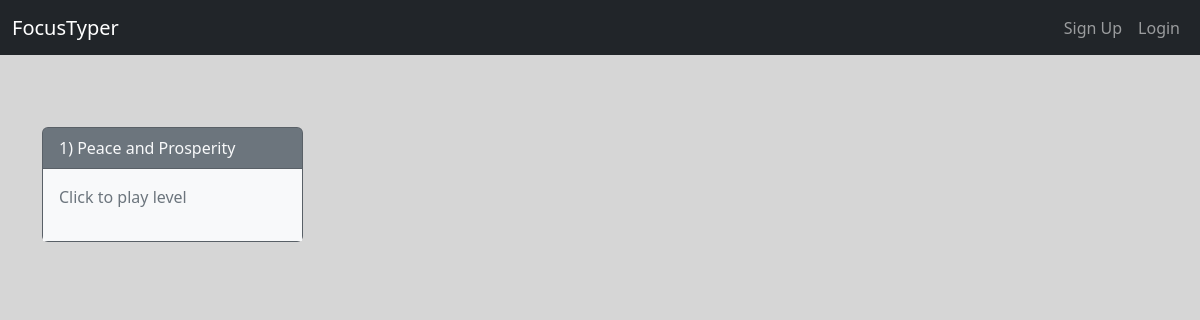
The app's page /, older data.
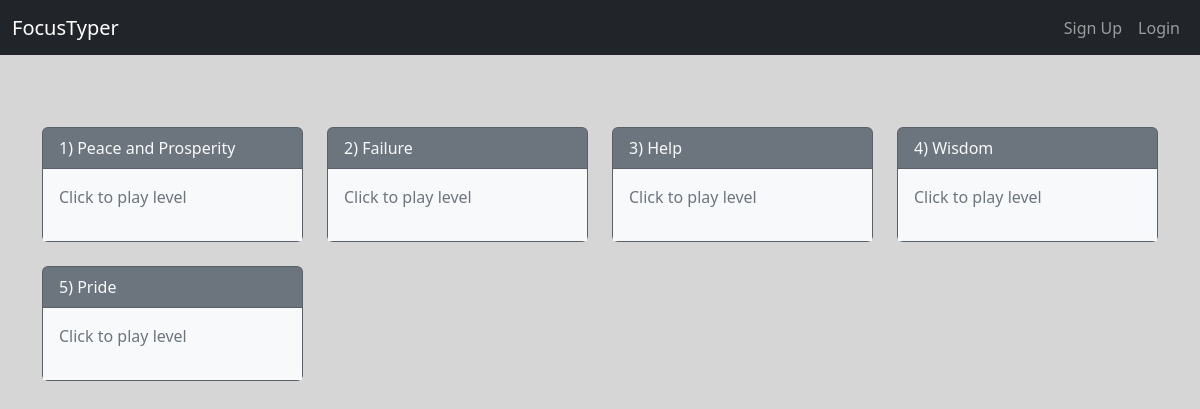
The same page, newer data.
### home/models.py (models this page shows, shortened)
class Level(models.Model):
    level_number = models.IntegerField(unique=True, default=None)
    level_title = models.CharField(max_length=50)
    level_text = models.CharField(max_length=500)

### home/views.py (the view)
# urls.py: 2. Add a URL to urlpatterns:  path('', views.home, name='home')
def home(request):
    levels = Level.objects.all()
    records = []
    user = request.user
    for level in levels:
        if user.is_authenticated:
            try:
                record = User_Level_Record.objects.get(level=level, user=user)
                records.append({'level': level, 'record': record})
            except User_Level_Record.DoesNotExist:
                records.append({'level': level, 'record': None})
        else:
            records.append({'level': level, 'record': None})
    context = {
        'records':records
    }
    return render(request, 'home.html', context)

### home/templates/home.html
{% extends 'base.html' %}
{% block content %}
	{% include 'navbar.html' %}
	<div class="container">
		<br><br><br>
		<div class="row row-cols-1 row-cols-md-4 g-4">
			{% for record in records %}
				<div class="col">
					<a href="{% url 'play' record.level.level_number %}" class="text-decoration-none">
						<div class="card text-bg-secondary mb-3 h-100">
							<div class="card-header bg-secondary text-light">
								{{record.level.level_number}}) {{record.level.level_title}}
							</div>
							<div class="card-body bg-light text-secondary">
								{% if record.record %}
									<div class="card-text">Score: {{ record.record.score }}</div>
									<div class="card-text">Speed: {{ record.record.speed }} wpm</div>
									<div class="card-text">Accuracy: {{ record.record.accuracy }}%</div>
									<div class="card-text">Focus: {{ record.record.focus }}%</div>
								{% else %}
									<div class="card-text">Click to play level</div>
								{% endif %}
							</div>
						</div>
					</a>
				</div>
			{% endfor %}
		</div>
	</div>
{% endblock %}

### home/templates/base.html (shortened to what this page needs)
{% load static %}
<!DOCTYPE html>
<html lang="en" style="height: 100%">
	<head>
		<link
			href="https://cdn.jsdelivr.net/npm/bootstrap@5.3.0-alpha3/dist/css/bootstrap.min.css"
			rel="stylesheet"
		/>
		<link rel="stylesheet" href="{% static 'css/play.css' %}">
		<link rel="stylesheet" href="{% static 'css/login.css' %}">
		<link rel="stylesheet" href="{% static 'css/navbar.css' %}">
		<link rel="stylesheet" href="{% static 'css/register.css' %}">
	</head>
	<body>
			{% block content %}
      		{% endblock %}
	</body>
</html>

### home/templates/navbar.html
<nav class="navbar navbar-expand bg-dark navbar-dark">
	<div class="container-fluid">
		<a class="navbar-brand" href="{% url 'home' %}">FocusTyper</a>
		<div class="justify-content-end" id="navbarNav">
			{% if user.is_authenticated %}
			<ul class="navbar-nav">
				<li class="nav-item dropdown">
					<a class="nav-link dropdown-toggle" role="button" data-bs-toggle="dropdown" aria-expanded="false">
						{{user.username}}
					</a>
					<ul class="dropdown-menu dropdown-menu-end">
						<li><a class="dropdown-item" href="{% url 'logout' %}">Logout</a></li>
					</ul>
				</li>
			</ul>
			{% else %}
			<ul class="navbar-nav">
				<li class="nav-item">
					<a class="nav-link" href="{% url 'register' %}">Sign Up</a>
				</li>
				<li class="nav-item">
					<a class="nav-link" href="{% url 'login' %}">Login</a>
				</li>
			</ul>
			{% endif %}
		</div>
	</div>
</nav>

### home/static/css/play.css (style rules this page uses)
html, body { height: 100vh; background-color: rgb(214, 214, 214); font-size: 16px; }
nav { height: 55px; }

Row changes from the older to the newer data that the page shows:
added Level: level.level_number "2", level.level_title "Failure"
added Level: level.level_number "3", level.level_title "Help"
added Level: level.level_number "4", level.level_title "Wisdom"
added Level: level.level_number "5", level.level_title "Pride"
